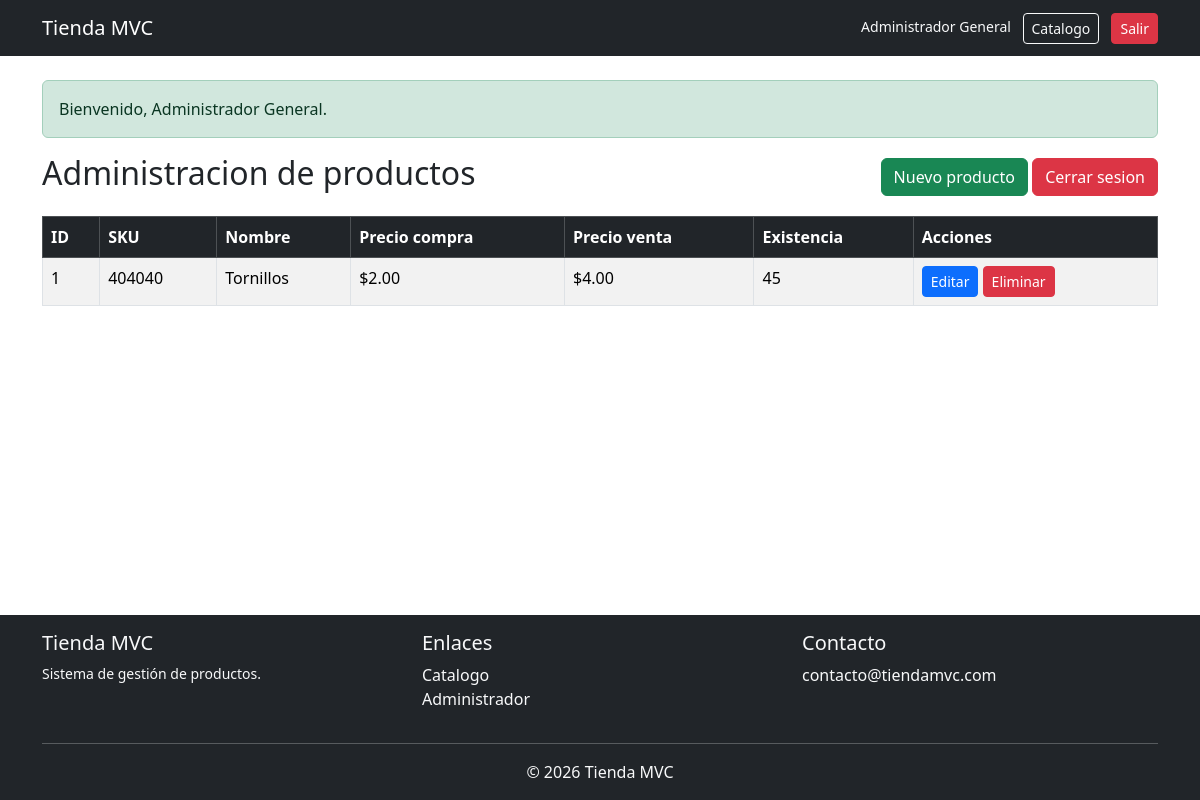
The app's page /index.php?route=productos (signed in) with its own data.
### tables this page shows
CREATE TABLE `productos` (
  `id` int(11) NOT NULL,
  `sku` varchar(50) NOT NULL,
  `nombre` varchar(100) NOT NULL,
  `descripcion` text NOT NULL,
  `precio_compra` decimal(10,2) NOT NULL,
  `precio_venta` decimal(10,2) NOT NULL,
  `existencia` int(11) NOT NULL DEFAULT 0,
  `created_at` timestamp NOT NULL DEFAULT current_timestamp(),
  `updated_at` timestamp NOT NULL DEFAULT current_timestamp() ON UPDATE current_timestamp()
);

### controllers/ProductoController.php (called while the page is built, shortened)
<?php
    class ProductoController {
        private ProductoModel $productoModel;
        public function __construct()
        {
            $this->productoModel = new ProductoModel();
        }
        public function index(): void {
            $productos = $this->productoModel->obtenerTodos();
            require_once __DIR__ . '/../views/productos/index.php';
        }
    }
?>

### config/Autoload.php (called while the page is built, shortened)
<?php
    spl_autoload_register(function ($class) {
        $baseDir = __DIR__ . '/../';
        $class = str_replace('\\', '/', $class);
        $parts = explode('/', $class);
        if (!empty($parts)) {
            $parts[0] = strtolower($parts[0]);
        }
        $file = $baseDir . implode('/', $parts) . '.php';
    });
?>

### config/Database.php (called while the page is built, shortened)
<?php
    class Database {
        private string $host = 'localhost';
        private string $dbName = 'tienda_mvc';
        private string $username = 'root';
        private string $password = '';
        private string $charset = 'utf8mb4';
        public function connect(): PDO {
            try {
                $dsn = "mysql:host={$this->host};dbname={$this->dbName};charset={$this->charset}";
                $pdo = new PDO($dsn, $this->username, $this->password);
                $pdo->setAttribute(PDO::ATTR_ERRMODE, PDO::ERRMODE_EXCEPTION);
                $pdo->setAttribute(PDO::ATTR_DEFAULT_FETCH_MODE, PDO::FETCH_ASSOC);
                return $pdo;
            } catch (PDOException $e) {
                die('Error de conexion: ' . $e->getMessage());
            }
        }
    }
?>

### models/ProductoModel.php (called while the page is built, shortened)
<?php
    class ProductoModel {
        private PDO $conexion;
        public function __construct()
        {
            $db = new Database();
            $this->conexion = $db->connect();
        }
        public function obtenerTodos(): array
        {
            try {
                $sql = 'SELECT * FROM productos ORDER BY id DESC';
                $stmt = $this->conexion->query($sql);
                return $stmt->fetchAll(PDO::FETCH_ASSOC);
            } catch (PDOException $e) {
                return [];
            }
        }
    }
?>

### views/productos/index.php (the view, shortened to what this page needs)
<?php require_once __DIR__ . '/../../layouts/header.php'; ?>
<div class="d-flex justify-content-between align-items-center mb-3">
    <h2>Administracion de productos</h2>
    <div>
        <a href="index.php?route=productos/create" class="btn btn-success">Nuevo producto</a>
        <a href="index.php?route=logout" class="btn btn-danger">Cerrar sesion</a>
    </div>
</div>
<table class="table table-bordered table-striped">
    <thead class="table-dark">
        <tr>
            <th>ID</th>
            <th>SKU</th>
            <th>Nombre</th>
            <th>Precio compra</th>
            <th>Precio venta</th>
            <th>Existencia</th>
            <th>Acciones</th>
        </tr>
    </thead>
    <tbody>
        <?php foreach ($productos as $producto): ?>
            <tr>
                <td><?= (int)$producto['id']; ?></td>
                <td><?= htmlspecialchars($producto['sku']); ?></td>
                <td><?= htmlspecialchars($producto['nombre']); ?></td>
                <td>$<?= number_format((float)$producto['precio_compra'], 2); ?></td>
                <td>$<?= number_format((float)$producto['precio_venta'], 2); ?></td>
                <td><?= (int)$producto['existencia']; ?></td>
                <td>
                    <a href="index.php?route=productos/edit&id=<?= (int)$producto['id']; ?>"
                    class="btn btn-primary btn-sm">Editar</a>
                    <form action="index.php?route=productos/delete" method="POST" class="d-inline">
                        <button type="submit" class="btn btn-danger btn-sm"
                         onclick="return confirm('¿Deseas eliminar este producto?');">
                            Eliminar
                        </button>
                    </form>
                </td>
            </tr>
        <?php endforeach; ?>
    </tbody>
</table>
<?php require_once __DIR__ . '/../../layouts/footer.php'; ?>

### index.php (shortened to what this page needs)
<?php
    require_once __DIR__ . '/config/Autoload.php';
    $route = $_GET['route'] ?? 'catalogo';
    $productoController = new ProductoController();
    switch ($route) {
        case 'productos':
            $productoController->index();
            break;
    }
?>

### layouts/header.php (shortened to what this page needs)
<!DOCTYPE html>
<html lang="es">
    <head>
        <link href="https://cdn.jsdelivr.net/npm/bootstrap@5.3.8/dist/css/bootstrap.min.css" rel="stylesheet">
    </head>
    <body class="d-flex flex-column min-vh-100">
        <nav class="navbar navbar-expand-lg navbar-dark bg-dark">
            <div class="container">
                <a class="navbar-brand" href="index.php?route=catalogo">Tienda MVC</a>
                <div>
                    <?php if (isset($_SESSION['admin'])): ?>
                            <span class="navbar-text me-2 text-light small">
                                <?= htmlspecialchars($_SESSION['admin']['nombre_completo']); ?>
                            </span>
                            <a class="btn btn-outline-light btn-sm me-2" href="index.php?route=catalogo">Catalogo</a>
                            <a class="btn btn-danger btn-sm" href="index.php?route=logout">Salir</a>
                        <?php else: ?>
                            <a class="btn btn-warning btn-sm" href="index.php?route=login">Administrador</a>
                        <?php endif; ?>
                </div>
            </div>
        </nav>
        <div class="container mt-4 flex-grow-1">
            <?php if (isset($_SESSION['success'])): ?>
                <div class="alert alert-success">
                    <?= htmlspecialchars($_SESSION['success']); unset($_SESSION['success']); ?>
                </div>
            <?php endif; ?>

### layouts/footer.php (shortened to what this page needs)
        </div>
<footer class="bg-dark text-light py-3 mt-auto">
    <div class="container">
        <div class="row">
            <div class="col-md-4">
                <h5>Tienda MVC</h5>
                <p class="small mb-0">
                    Sistema de gestión de productos.
                </p>
            </div>
            <div class="col-md-4">
                <h5>Enlaces</h5>
                <ul class="list-unstyled">
                    <li><a href="index.php?route=catalogo" class="text-light text-decoration-none">Catalogo</a></li>
                    <li><a href="index.php?route=login" class="text-light text-decoration-none">Administrador</a></li>
                </ul>
            </div>
            <div class="col-md-4">
                <h5>Contacto</h5>
                <p class="mb-0">contacto@tiendamvc.com</p>
            </div>
        </div>
        <hr>
        <div class="text-center">
            © 2026 Tienda MVC
        </div>
    </div>
</footer>
</body>
</html>

### records on screen
productos: id "1", sku "404040", nombre "Tornillos", precio_compra "2.00", precio_venta "4.00", existencia "45"

### other values on screen
$_SESSION['admin']['nombre_completo'] "Administrador General"
$_SESSION['success'] "Bienvenido, Administrador General."
